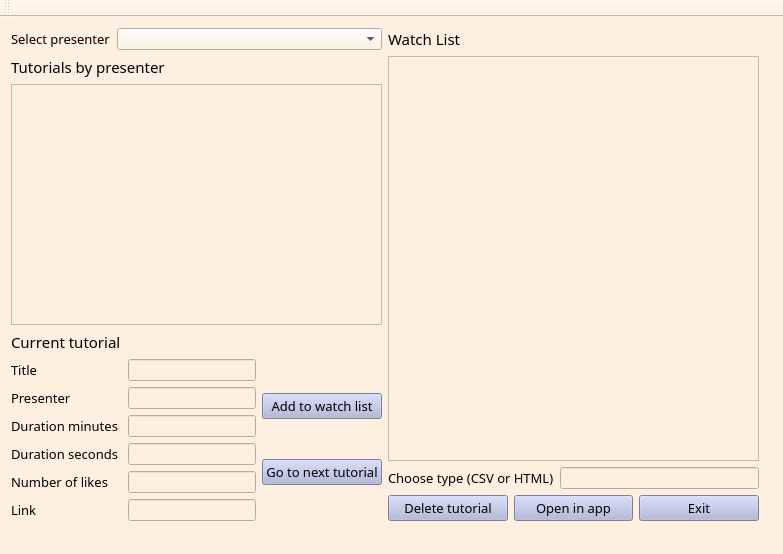
<?xml version="1.0" encoding="UTF-8"?>
<ui version="4.0">
 <class>UserGuiClass</class>
 <widget class="QMainWindow" name="UserGuiClass">
  <property name="geometry">
   <rect>
    <x>0</x>
    <y>0</y>
    <width>783</width>
    <height>554</height>
   </rect>
  </property>
  <property name="windowTitle">
   <string>UserGui</string>
  </property>
  <property name="styleSheet">
   <string notr="true">background: rgb(253, 240, 224)
</string>
  </property>
  <widget class="QWidget" name="centralWidget">
   <layout class="QHBoxLayout" name="horizontalLayout_3">
    <item>
     <layout class="QVBoxLayout" name="verticalLayout_2">
      <item>
       <layout class="QFormLayout" name="formLayout_2">
        <item row="0" column="0">
         <widget class="QLabel" name="label">
          <property name="font">
           <font>
            <family>Britannic Bold</family>
           </font>
          </property>
          <property name="text">
           <string>&lt;html&gt;&lt;head/&gt;&lt;body&gt;&lt;p&gt;&lt;span style=&quot; font-size:10pt;&quot;&gt;Select presenter&lt;/span&gt;&lt;/p&gt;&lt;/body&gt;&lt;/html&gt;</string>
          </property>
         </widget>
        </item>
        <item row="0" column="1">
         <widget class="QComboBox" name="comboBox_presenters"/>
        </item>
       </layout>
      </item>
      <item>
       <widget class="QLabel" name="label_10">
        <property name="font">
         <font>
          <family>Britannic Bold</family>
          <pointsize>11</pointsize>
         </font>
        </property>
        <property name="text">
         <string>&lt;!DOCTYPE HTML PUBLIC &quot;-//W3C//DTD HTML 4.0//EN&quot; &quot;http://www.w3.org/TR/REC-html40/strict.dtd&quot;&gt;
&lt;html&gt;&lt;head&gt;&lt;meta name=&quot;qrichtext&quot; content=&quot;1&quot; /&gt;&lt;meta charset=&quot;utf-8&quot; /&gt;&lt;style type=&quot;text/css&quot;&gt;
p, li { white-space: pre-wrap; }
hr { height: 1px; border-width: 0; }
li.unchecked::marker { content: &quot;\2610&quot;; }
li.checked::marker { content: &quot;\2612&quot;; }
&lt;/style&gt;&lt;/head&gt;&lt;body style=&quot; font-family:'Bradley Hand ITC'; font-size:9pt; font-weight:400; font-style:normal;&quot;&gt;
&lt;p style=&quot; margin-top:0px; margin-bottom:0px; margin-left:0px; margin-right:0px; -qt-block-indent:0; text-indent:0px;&quot;&gt;&lt;span style=&quot; font-family:'Britannic Bold'; font-size:11pt;&quot;&gt;Tutorials by presenter&lt;/span&gt;&lt;/p&gt;&lt;/body&gt;&lt;/html&gt;</string>
        </property>
       </widget>
      </item>
      <item>
       <widget class="QListWidget" name="listWidget_tutorials_presenter"/>
      </item>
      <item>
       <widget class="QLabel" name="label_2">
        <property name="font">
         <font>
          <family>Britannic Bold</family>
          <pointsize>11</pointsize>
         </font>
        </property>
        <property name="text">
         <string>Current tutorial</string>
        </property>
       </widget>
      </item>
      <item>
       <layout class="QHBoxLayout" name="horizontalLayout">
        <item>
         <layout class="QFormLayout" name="formLayout">
          <item row="0" column="0">
           <widget class="QLabel" name="label_3">
            <property name="font">
             <font>
              <family>Britannic Bold</family>
              <pointsize>10</pointsize>
             </font>
            </property>
            <property name="text">
             <string>Title</string>
            </property>
           </widget>
          </item>
          <item row="0" column="1">
           <widget class="QLineEdit" name="lineEdit_title"/>
          </item>
          <item row="1" column="0">
           <widget class="QLabel" name="label_4">
            <property name="font">
             <font>
              <family>Britannic Bold</family>
              <pointsize>10</pointsize>
             </font>
            </property>
            <property name="text">
             <string>Presenter</string>
            </property>
           </widget>
          </item>
          <item row="1" column="1">
           <widget class="QLineEdit" name="lineEdit_presenter"/>
          </item>
          <item row="2" column="1">
           <widget class="QLineEdit" name="lineEdit_minutes"/>
          </item>
          <item row="4" column="0">
           <widget class="QLabel" name="label_6">
            <property name="font">
             <font>
              <family>Britannic Bold</family>
              <pointsize>10</pointsize>
             </font>
            </property>
            <property name="text">
             <string>Number of likes</string>
            </property>
           </widget>
          </item>
          <item row="4" column="1">
           <widget class="QLineEdit" name="lineEdit_likes"/>
          </item>
          <item row="5" column="0">
           <widget class="QLabel" name="label_7">
            <property name="font">
             <font>
              <family>Britannic Bold</family>
              <pointsize>10</pointsize>
             </font>
            </property>
            <property name="text">
             <string>Link</string>
            </property>
           </widget>
          </item>
          <item row="5" column="1">
           <widget class="QLineEdit" name="lineEdit_link"/>
          </item>
          <item row="2" column="0">
           <widget class="QLabel" name="label_5">
            <property name="font">
             <font>
              <family>Britannic Bold</family>
              <pointsize>10</pointsize>
             </font>
            </property>
            <property name="text">
             <string>Duration minutes </string>
            </property>
           </widget>
          </item>
          <item row="3" column="1">
           <widget class="QLineEdit" name="lineEdit_seconds"/>
          </item>
          <item row="3" column="0">
           <widget class="QLabel" name="label_11">
            <property name="font">
             <font>
              <family>Britannic Bold</family>
              <pointsize>10</pointsize>
             </font>
            </property>
            <property name="text">
             <string>Duration seconds</string>
            </property>
           </widget>
          </item>
         </layout>
        </item>
        <item>
         <layout class="QVBoxLayout" name="verticalLayout">
          <item>
           <widget class="QPushButton" name="pushButton_add">
            <property name="font">
             <font>
              <family>Britannic Bold</family>
              <pointsize>10</pointsize>
             </font>
            </property>
            <property name="styleSheet">
             <string notr="true">background:rgb(172, 177, 214)</string>
            </property>
            <property name="text">
             <string>Add to watch list</string>
            </property>
           </widget>
          </item>
          <item>
           <widget class="QPushButton" name="pushButton_next">
            <property name="font">
             <font>
              <family>Britannic Bold</family>
              <pointsize>10</pointsize>
             </font>
            </property>
            <property name="styleSheet">
             <string notr="true">background:rgb(172, 177, 214)</string>
            </property>
            <property name="text">
             <string>Go to next tutorial</string>
            </property>
           </widget>
          </item>
         </layout>
        </item>
       </layout>
      </item>
     </layout>
    </item>
    <item>
     <layout class="QVBoxLayout" name="verticalLayout_3">
      <item>
       <widget class="QLabel" name="label_8">
        <property name="font">
         <font>
          <family>Britannic Bold</family>
         </font>
        </property>
        <property name="text">
         <string>&lt;html&gt;&lt;head/&gt;&lt;body&gt;&lt;p&gt;&lt;span style=&quot; font-size:11pt;&quot;&gt;Watch List&lt;/span&gt;&lt;/p&gt;&lt;/body&gt;&lt;/html&gt;</string>
        </property>
       </widget>
      </item>
      <item>
       <widget class="QListWidget" name="listWidget_watchlist"/>
      </item>
      <item>
       <layout class="QFormLayout" name="formLayout_3">
        <item row="0" column="0">
         <widget class="QLabel" name="label_12">
          <property name="font">
           <font>
            <family>Britannic Bold</family>
           </font>
          </property>
          <property name="text">
           <string>&lt;html&gt;&lt;head/&gt;&lt;body&gt;&lt;p&gt;&lt;span style=&quot; font-size:10pt;&quot;&gt;Choose type (CSV or HTML)&lt;/span&gt;&lt;/p&gt;&lt;/body&gt;&lt;/html&gt;</string>
          </property>
         </widget>
        </item>
        <item row="0" column="1">
         <widget class="QLineEdit" name="lineEdit_file_type"/>
        </item>
       </layout>
      </item>
      <item>
       <layout class="QHBoxLayout" name="horizontalLayout_2">
        <item>
         <widget class="QPushButton" name="pushButton_delete">
          <property name="font">
           <font>
            <family>Britannic Bold</family>
            <pointsize>10</pointsize>
           </font>
          </property>
          <property name="styleSheet">
           <string notr="true">background:rgb(172, 177, 214)</string>
          </property>
          <property name="text">
           <string>Delete tutorial</string>
          </property>
         </widget>
        </item>
        <item>
         <widget class="QPushButton" name="pushButton_open">
          <property name="font">
           <font>
            <family>Britannic Bold</family>
            <pointsize>10</pointsize>
           </font>
          </property>
          <property name="styleSheet">
           <string notr="true">background:rgb(172, 177, 214)</string>
          </property>
          <property name="text">
           <string>Open in app</string>
          </property>
         </widget>
        </item>
        <item>
         <widget class="QPushButton" name="pushButton_exit">
          <property name="font">
           <font>
            <family>Britannic Bold</family>
            <pointsize>10</pointsize>
           </font>
          </property>
          <property name="styleSheet">
           <string notr="true">background:rgb(172, 177, 214)</string>
          </property>
          <property name="text">
           <string>Exit</string>
          </property>
         </widget>
        </item>
       </layout>
      </item>
     </layout>
    </item>
    <item>
     <widget class="QLabel" name="label_9">
      <property name="text">
       <string/>
      </property>
     </widget>
    </item>
   </layout>
  </widget>
  <widget class="QMenuBar" name="menuBar">
   <property name="geometry">
    <rect>
     <x>0</x>
     <y>0</y>
     <width>783</width>
     <height>22</height>
    </rect>
   </property>
  </widget>
  <widget class="QToolBar" name="mainToolBar">
   <attribute name="toolBarArea">
    <enum>TopToolBarArea</enum>
   </attribute>
   <attribute name="toolBarBreak">
    <bool>false</bool>
   </attribute>
  </widget>
  <widget class="QStatusBar" name="statusBar"/>
 </widget>
 <layoutdefault spacing="6" margin="11"/>
 <resources/>
 <connections/>
</ui>
